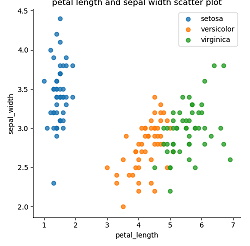

Here is the Python script that generated this plot:
# Fiona Nealon, 2018-04-28
# Iris data set analysis
# Create a scatter plot for sepal width and length

# Use matplotlib & pyplot libraries to plot scatter plot
import matplotlib.pyplot as pl

# Use seaborn library to analyse data
import seaborn as sns

# Read csv file into python using seaborn
iris = sns.load_dataset("iris")

# Select all values in petal length array
iris["petal_length"] = iris["petal_length"]

# Select all values in sepal width array
iris["sepal_width"] = iris["sepal_width"]

# Adapted from: https://stackoverflow.com/questions/45862223/use-different-colors-in-scatterplot-for-iris-dataset 
# Use seaborn to compare variables
sns.lmplot(x="petal_length", y="sepal_width", data=iris, hue="species", fit_reg=False, legend=False)

# Add legend to scatter plot
pl.legend()

# Add title to scatter plot
pl.title('petal length and sepal width scatter plot')

# Output scatter plot
pl.show()
